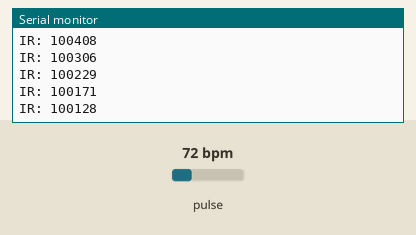
Bench run of a sketch on a simulated ESP32. Shown: the last lines printed to the serial monitor. Inputs (shaded band) come from the test bench; at power-on: pulse 72 bpm.

Above: at 1.2 s.
1.3 s: pulse set to 42 bpm
At 1.34 s:
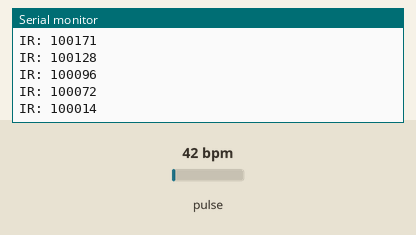
2.8 s: pulse set to 70 bpm
At 2.84 s:
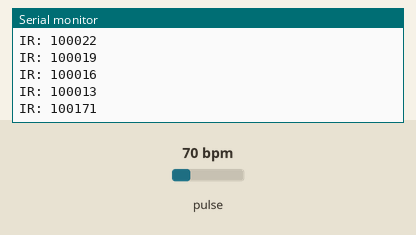
Timing chart, 0 to 5.8 s (numbered marks = the images above; inputs shaded):
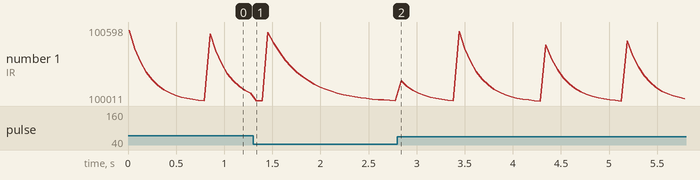

The sketch:

sketch_MAX30105.ino
```cpp
#include <Wire.h>
#include "MAX30105.h"

MAX30105 sensor;

void setup() {
  Serial.begin(115200);
  Wire.begin(21,22);

  Serial.println("Initializing MAX3010x...");

  if (!sensor.begin(Wire, I2C_SPEED_FAST)) {
    Serial.println("MAX30105 not found!");
    while (1);
  }

  sensor.setup();
  Serial.println("MAX30102 Ready!");
}

void loop() {
  long irValue = sensor.getIR();
  Serial.print("IR: ");
  Serial.println(irValue);
  delay(50);
}
```

Measured:
- after the input at 1.3 s, the serial monitor: prints a new line at once (image 1)
